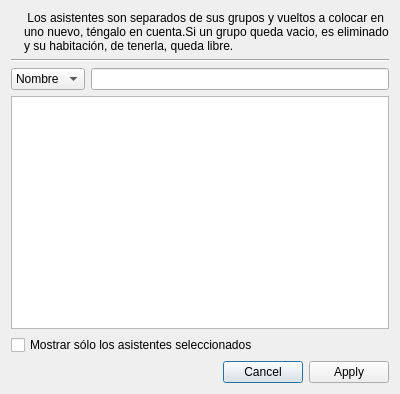
<?xml version="1.0" encoding="UTF-8"?>
<ui version="4.0">
 <class>AddGrupoDialog</class>
 <widget class="QDialog" name="AddGrupoDialog">
  <property name="geometry">
   <rect>
    <x>0</x>
    <y>0</y>
    <width>400</width>
    <height>394</height>
   </rect>
  </property>
  <property name="windowTitle">
   <string>MyAcolito - Agrupar asistentes</string>
  </property>
  <property name="windowIcon">
   <iconset resource="acolitoRC.qrc">
    <normaloff>:/acolitos/iconos/grupos</normaloff>:/acolitos/iconos/grupos</iconset>
  </property>
  <layout class="QVBoxLayout" name="verticalLayout">
   <item>
    <layout class="QHBoxLayout" name="horizontalLayout_2">
     <item>
      <widget class="QLabel" name="label_2">
       <property name="sizePolicy">
        <sizepolicy hsizetype="Minimum" vsizetype="Preferred">
         <horstretch>0</horstretch>
         <verstretch>0</verstretch>
        </sizepolicy>
       </property>
       <property name="text">
        <string/>
       </property>
       <property name="pixmap">
        <pixmap resource="acolitoRC.qrc">:/acolitos/iconos/reserva</pixmap>
       </property>
       <property name="scaledContents">
        <bool>true</bool>
       </property>
      </widget>
     </item>
     <item>
      <widget class="QLabel" name="label">
       <property name="sizePolicy">
        <sizepolicy hsizetype="Expanding" vsizetype="Preferred">
         <horstretch>0</horstretch>
         <verstretch>0</verstretch>
        </sizepolicy>
       </property>
       <property name="text">
        <string> Los asistentes son separados de sus grupos y vueltos a colocar en uno nuevo, téngalo en cuenta.Si un grupo queda vacio, es eliminado y su habitación, de tenerla, queda libre.</string>
       </property>
       <property name="wordWrap">
        <bool>true</bool>
       </property>
      </widget>
     </item>
    </layout>
   </item>
   <item>
    <widget class="Line" name="line">
     <property name="orientation">
      <enum>Qt::Horizontal</enum>
     </property>
    </widget>
   </item>
   <item>
    <layout class="QHBoxLayout" name="horizontalLayout">
     <item>
      <widget class="QComboBox" name="comboBox">
       <item>
        <property name="text">
         <string>Nombre</string>
        </property>
        <property name="icon">
         <iconset resource="acolitoRC.qrc">
          <normaloff>:/acolitos/iconos/buscar</normaloff>:/acolitos/iconos/buscar</iconset>
        </property>
       </item>
       <item>
        <property name="text">
         <string>DNI</string>
        </property>
        <property name="icon">
         <iconset resource="acolitoRC.qrc">
          <normaloff>:/acolitos/iconos/buscar</normaloff>:/acolitos/iconos/buscar</iconset>
        </property>
       </item>
       <item>
        <property name="text">
         <string>Email</string>
        </property>
        <property name="icon">
         <iconset resource="acolitoRC.qrc">
          <normaloff>:/acolitos/iconos/buscar</normaloff>:/acolitos/iconos/buscar</iconset>
        </property>
       </item>
      </widget>
     </item>
     <item>
      <widget class="QLineEdit" name="searchLine"/>
     </item>
    </layout>
   </item>
   <item>
    <widget class="QTableView" name="tableView"/>
   </item>
   <item>
    <widget class="QCheckBox" name="checkBox">
     <property name="text">
      <string>Mostrar sólo los asistentes seleccionados</string>
     </property>
    </widget>
   </item>
   <item>
    <widget class="QDialogButtonBox" name="buttonBox">
     <property name="orientation">
      <enum>Qt::Horizontal</enum>
     </property>
     <property name="standardButtons">
      <set>QDialogButtonBox::Apply|QDialogButtonBox::Cancel</set>
     </property>
    </widget>
   </item>
  </layout>
 </widget>
 <resources>
  <include location="acolitoRC.qrc"/>
 </resources>
 <connections>
  <connection>
   <sender>buttonBox</sender>
   <signal>accepted()</signal>
   <receiver>AddGrupoDialog</receiver>
   <slot>accept()</slot>
   <hints>
    <hint type="sourcelabel">
     <x>248</x>
     <y>254</y>
    </hint>
    <hint type="destinationlabel">
     <x>157</x>
     <y>274</y>
    </hint>
   </hints>
  </connection>
  <connection>
   <sender>buttonBox</sender>
   <signal>rejected()</signal>
   <receiver>AddGrupoDialog</receiver>
   <slot>reject()</slot>
   <hints>
    <hint type="sourcelabel">
     <x>316</x>
     <y>260</y>
    </hint>
    <hint type="destinationlabel">
     <x>286</x>
     <y>274</y>
    </hint>
   </hints>
  </connection>
 </connections>
</ui>
